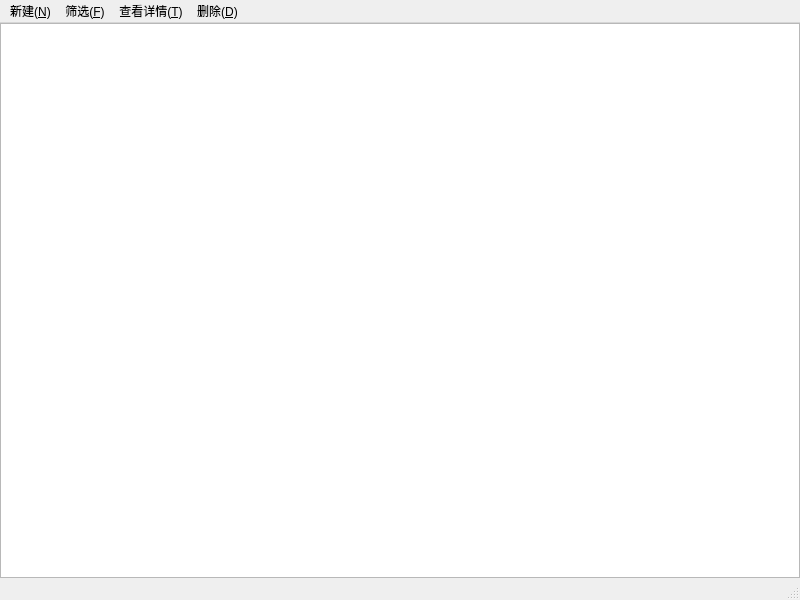
<?xml version="1.0" encoding="UTF-8"?>
<ui version="4.0">
 <class>AdminMainWindow</class>
 <widget class="QMainWindow" name="AdminMainWindow">
  <property name="geometry">
   <rect>
    <x>0</x>
    <y>0</y>
    <width>800</width>
    <height>600</height>
   </rect>
  </property>
  <property name="sizePolicy">
   <sizepolicy hsizetype="Fixed" vsizetype="Fixed">
    <horstretch>0</horstretch>
    <verstretch>0</verstretch>
   </sizepolicy>
  </property>
  <property name="minimumSize">
   <size>
    <width>800</width>
    <height>600</height>
   </size>
  </property>
  <property name="windowTitle">
   <string>管理员模式</string>
  </property>
  <widget class="QWidget" name="centralwidget">
   <property name="sizePolicy">
    <sizepolicy hsizetype="Expanding" vsizetype="Expanding">
     <horstretch>0</horstretch>
     <verstretch>0</verstretch>
    </sizepolicy>
   </property>
   <layout class="QVBoxLayout" name="verticalLayout_3">
    <property name="spacing">
     <number>0</number>
    </property>
    <property name="leftMargin">
     <number>0</number>
    </property>
    <property name="topMargin">
     <number>0</number>
    </property>
    <property name="rightMargin">
     <number>0</number>
    </property>
    <property name="bottomMargin">
     <number>0</number>
    </property>
    <item>
     <widget class="QTableView" name="appointmentInfo">
      <property name="sizePolicy">
       <sizepolicy hsizetype="Expanding" vsizetype="Expanding">
        <horstretch>0</horstretch>
        <verstretch>0</verstretch>
       </sizepolicy>
      </property>
     </widget>
    </item>
   </layout>
  </widget>
  <widget class="QMenuBar" name="menubar">
   <property name="geometry">
    <rect>
     <x>0</x>
     <y>0</y>
     <width>800</width>
     <height>17</height>
    </rect>
   </property>
   <widget class="QMenu" name="newMenu">
    <property name="title">
     <string>新建(&amp;N)</string>
    </property>
    <addaction name="separator"/>
    <addaction name="newAction"/>
   </widget>
   <widget class="QMenu" name="fittleMenu">
    <property name="title">
     <string>筛选(&amp;F)</string>
    </property>
    <addaction name="todayAction"/>
    <addaction name="threeAction"/>
    <addaction name="weekAction"/>
    <addaction name="monthAction"/>
    <addaction name="selectAction"/>
   </widget>
   <widget class="QMenu" name="detailMenu">
    <property name="title">
     <string>查看详情(&amp;T)</string>
    </property>
    <addaction name="detailAction"/>
   </widget>
   <widget class="QMenu" name="deleteMenu">
    <property name="title">
     <string>删除(&amp;D)</string>
    </property>
    <addaction name="deleteAction"/>
   </widget>
   <addaction name="newMenu"/>
   <addaction name="fittleMenu"/>
   <addaction name="detailMenu"/>
   <addaction name="deleteMenu"/>
  </widget>
  <widget class="QStatusBar" name="statusbar"/>
  <action name="newAction">
   <property name="checkable">
    <bool>false</bool>
   </property>
   <property name="checked">
    <bool>false</bool>
   </property>
   <property name="text">
    <string>新建预约时间(&amp;N)</string>
   </property>
  </action>
  <action name="deleteAction">
   <property name="text">
    <string>删除当前时间(&amp;D)</string>
   </property>
  </action>
  <action name="todayAction">
   <property name="text">
    <string>仅今天(&amp;N)</string>
   </property>
  </action>
  <action name="threeAction">
   <property name="text">
    <string>3天内(&amp;T)</string>
   </property>
  </action>
  <action name="weekAction">
   <property name="text">
    <string>一周内(&amp;W)</string>
   </property>
  </action>
  <action name="monthAction">
   <property name="text">
    <string>一个月内(&amp;M)</string>
   </property>
  </action>
  <action name="selectAction">
   <property name="text">
    <string>自定义筛选(&amp;I)</string>
   </property>
  </action>
  <action name="detailAction">
   <property name="text">
    <string>查看预约游客详情(&amp;T)</string>
   </property>
  </action>
 </widget>
 <resources/>
 <connections/>
</ui>
